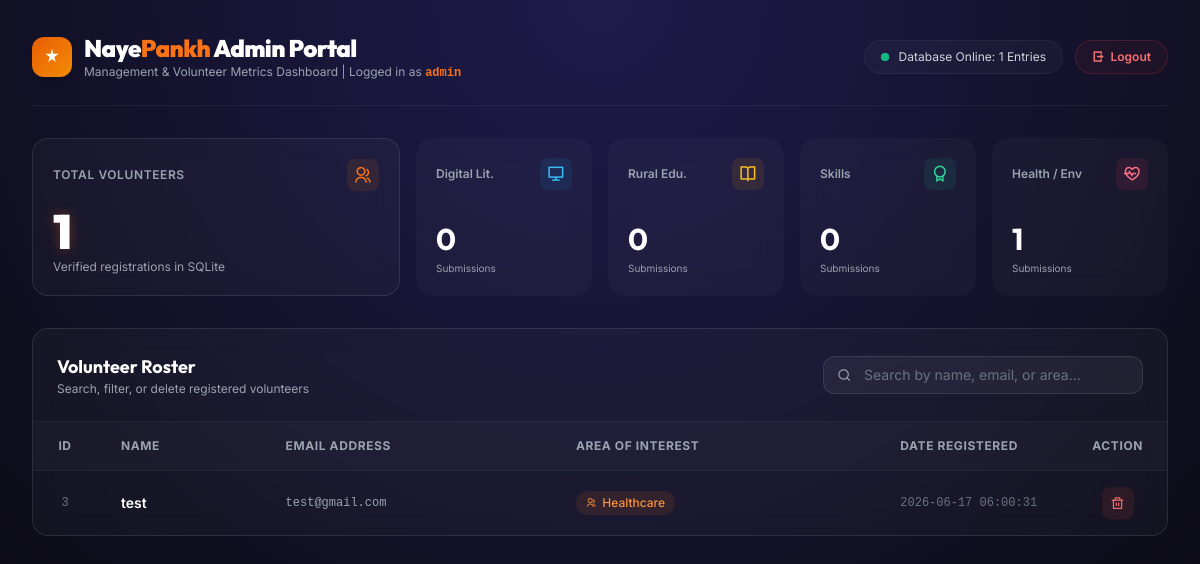
Before: /admin (signed in) with the older database file.
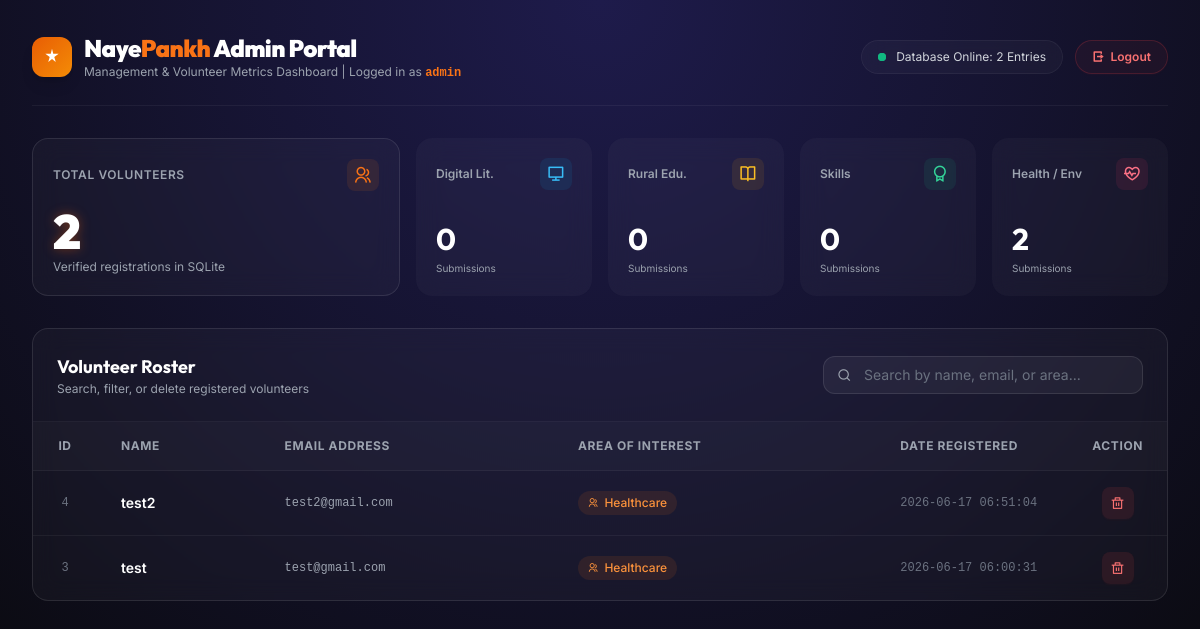
After: the same page with the newer database file.
### tables this page shows
CREATE TABLE volunteers (
            id INTEGER PRIMARY KEY AUTOINCREMENT,
            full_name TEXT NOT NULL,
            email TEXT NOT NULL,
            area_of_interest TEXT NOT NULL,
            created_at TIMESTAMP DEFAULT CURRENT_TIMESTAMP
        );

### app.py (the view)
@app.route('/admin')
def dashboard():
  if not session.get('logged_in'):
    return redirect('/login')
  try:
    conn = get_db_connection()
    cursor = conn.cursor()
    volunteers = cursor.execute('SELECT * FROM volunteers ORDER BY created_at DESC').fetchall()
    total_count = len(volunteers)
    stats_query = cursor.execute('SELECT area_of_interest, COUNT(*) as count FROM volunteers GROUP BY area_of_interest').fetchall()
    stats = {
      'Digital Literacy': 0,
      'Healthcare': 0,
      'Skill Development': 0,
      'Rural Education': 0,
      'Environment': 0
    }
    for row in stats_query:
      area = row['area_of_interest']
      if area in stats:
        stats[area] = row['count']
    conn.close()
    return render_template('Dashboard.html', volunteers=volunteers, total_count=total_count, stats=stats)
  except Exception as e:
    return f"Database Error: {str(e)}", 500

### app.py (called while the page is built)
def get_db_connection():
  conn = sqlite3.connect(DATABASE)
  conn.row_factory = sqlite3.Row
  return conn

@app.before_request
def before_request():
  if request.method == 'OPTIONS':
    return jsonify({'status': 'OK'}), 200

@app.after_request
def after_request(response):
  response.headers.add('Access-Control-Allow-Origin', '*')
  response.headers.add('Access-Control-Allow-Headers', 'Content-Type,Authorization')
  response.headers.add('Access-Control-Allow-Methods', 'GET,PUT,POST,DELETE,OPTIONS')
  return response

### templates/Dashboard.html (shortened to what this page needs)
<!DOCTYPE html>
<html lang="en">
<head>
  <link href="https://cdn.jsdelivr.net/npm/remixicon@4.2.0/fonts/remixicon.css" rel="stylesheet">
  <script src="https://cdn.tailwindcss.com"></script>
</head>
<body class="min-h-screen text-gray-200 antialiased py-8 px-4 sm:px-6 lg:px-8">
  <div class="max-w-7xl mx-auto space-y-8">
    <header class="flex flex-col sm:flex-row items-center justify-between gap-4 pb-6 border-b border-white/5">
      <div class="flex items-center gap-3">
        <div class="w-10 h-10 rounded-xl flex items-center justify-center shadow-lg"
             style="background: linear-gradient(135deg, #E85D04, #F48C06)">
          <svg width="20" height="20" viewBox="0 0 24 24" fill="white">
            <path d="M12 2L13.5 8H20L14.75 12L16.5 18L12 14.5L7.5 18L9.25 12L4 8H10.5L12 2Z" />
          </svg>
        </div>
        <div>
          <h1 class="font-outfit text-2xl font-black tracking-tight text-white">
            Naye<span class="text-orange-500">Pankh</span> Admin Portal
          </h1>
          <p class="text-xs text-gray-400">
            Management &amp; Volunteer Metrics Dashboard | Logged in as <span class="text-orange-500 font-semibold font-mono">{{ session.get('username', 'Admin') }}</span>
          </p>
        </div>
      </div>
      <div class="flex items-center gap-3">
        <div class="flex items-center gap-2.5 px-4 py-2 rounded-full glass-card border border-white/5 text-xs text-gray-300">
          <span class="relative flex h-2 w-2">
            <span class="relative inline-flex rounded-full h-2 w-2 bg-emerald-500"></span>
          </span>
          Database Online: {{ total_count }} Entries
        </div>
        <a href="/logout"
           class="flex items-center gap-1.5 px-4 py-2 rounded-full border border-red-500/20 hover:border-red-500 bg-red-500/5 hover:bg-red-500 text-xs text-red-400 hover:text-white transition-all font-semibold cursor-pointer shadow-sm shadow-red-500/5"
           title="Sign out of admin portal">
          <i class="ri-logout-box-r-line"></i>
          Logout
        </a>
      </div>
    </header>
    <section class="grid grid-cols-2 md:grid-cols-3 lg:grid-cols-6 gap-4">
      <div class="col-span-2 glass-card rounded-2xl p-5 border border-white/10 flex flex-col justify-between">
        <div class="flex items-center justify-between">
          <span class="text-xs font-semibold uppercase tracking-wider text-gray-400">Total Volunteers</span>
          <div class="w-8 h-8 rounded-lg bg-orange-500/10 flex items-center justify-center text-orange-500">
            <i class="ri-group-line text-lg"></i>
          </div>
        </div>
        <div class="mt-4">
          <p class="font-outfit text-4xl sm:text-5xl font-black text-white glow-orange tracking-tight" id="totalCountEl">
            {{ total_count }}
          </p>
          <p class="text-xs text-gray-400 mt-1">Verified registrations in SQLite</p>
        </div>
      </div>
      <div class="glass-card rounded-2xl p-5 flex flex-col justify-between">
        <div class="flex items-center justify-between">
          <span class="text-xs font-semibold text-gray-400">Digital Lit.</span>
          <div class="w-8 h-8 rounded-lg bg-sky-500/10 flex items-center justify-center text-sky-400">
            <i class="ri-computer-line text-lg"></i>
          </div>
        </div>
        <div class="mt-4">
          <p class="font-outfit text-3xl font-bold text-white" id="stat-digital">
            {{ stats['Digital Literacy'] }}
          </p>
          <p class="text-[10px] text-gray-400 mt-1">Submissions</p>
        </div>
      </div>
      <div class="glass-card rounded-2xl p-5 flex flex-col justify-between">
        <div class="flex items-center justify-between">
          <span class="text-xs font-semibold text-gray-400">Rural Edu.</span>
          <div class="w-8 h-8 rounded-lg bg-amber-500/10 flex items-center justify-center text-amber-400">
            <i class="ri-book-open-line text-lg"></i>
          </div>
        </div>
        <div class="mt-4">
          <p class="font-outfit text-3xl font-bold text-white" id="stat-education">
            {{ stats['Rural Education'] }}
          </p>
          <p class="text-[10px] text-gray-400 mt-1">Submissions</p>
        </div>
      </div>
      <div class="glass-card rounded-2xl p-5 flex flex-col justify-between">
        <div class="flex items-center justify-between">
          <span class="text-xs font-semibold text-gray-400">Skills</span>
          <div class="w-8 h-8 rounded-lg bg-emerald-500/10 flex items-center justify-center text-emerald-400">
            <i class="ri-award-line text-lg"></i>
          </div>
        </div>
        <div class="mt-4">
          <p class="font-outfit text-3xl font-bold text-white" id="stat-skills">
            {{ stats['Skill Development'] }}
          </p>
          <p class="text-[10px] text-gray-400 mt-1">Submissions</p>
        </div>
      </div>
      <div class="glass-card rounded-2xl p-5 flex flex-col justify-between">
        <div class="flex items-center justify-between">
          <span class="text-xs font-semibold text-gray-400">Health / Env</span>
          <div class="w-8 h-8 rounded-lg bg-rose-500/10 flex items-center justify-center text-rose-400">
            <i class="ri-heart-pulse-line text-lg"></i>
          </div>
        </div>
        <div class="mt-4">
          <p class="font-outfit text-3xl font-bold text-white" id="stat-health-env">
            {{ stats['Healthcare'] + stats['Environment'] }}
          </p>
          <p class="text-[10px] text-gray-400 mt-1">Submissions</p>
        </div>
      </div>
    </section>
    <section class="glass-card rounded-2xl border border-white/10 overflow-hidden">
      <div class="flex flex-col sm:flex-row items-center justify-between gap-4 p-6 border-b border-white/5">
        <div>
          <h2 class="text-lg font-bold text-white font-outfit">Volunteer Roster</h2>
          <p class="text-xs text-gray-400">Search, filter, or delete registered volunteers</p>
        </div>
        <div class="relative w-full sm:w-80">
          <i class="ri-search-line absolute left-3.5 top-1/2 -translate-y-1/2 text-gray-400 text-sm"></i>
          <input
            id="searchInput"
            type="text"
            placeholder="Search by name, email, or area..."
            class="w-full pl-10 pr-4 py-2 rounded-xl bg-white/5 border border-white/10 text-sm text-gray-200 outline-none placeholder-gray-500 focus:border-orange-500 focus:ring-1 focus:ring-orange-500 transition-all"
          />
        </div>
      </div>
      <div class="overflow-x-auto w-full">
        <table class="w-full text-left border-collapse min-w-[700px]" id="volunteersTable">
          <thead>
            <tr class="bg-white/[0.02] text-xs font-semibold text-gray-400 border-b border-white/5 uppercase tracking-wider">
              <th class="py-4 px-6 text-center w-16">ID</th>
              <th class="py-4 px-6">Name</th>
              <th class="py-4 px-6">Email Address</th>
              <th class="py-4 px-6">Area of Interest</th>
              <th class="py-4 px-6 w-48">Date Registered</th>
              <th class="py-4 px-6 text-center w-24">Action</th>
            </tr>
          </thead>
          <tbody class="divide-y divide-white/5 text-sm text-gray-300">
            {% if volunteers %}
              {% for v in volunteers %}
                <tr class="row-transition hover:bg-white/[0.02] group" id="row-{{ v.id }}">
                  <td class="py-4 px-6 text-center text-gray-500 font-mono text-xs">{{ v.id }}</td>
                  <td class="py-4 px-6 font-semibold text-white">{{ v.full_name }}</td>
                  <td class="py-4 px-6 text-gray-400 font-mono text-xs">{{ v.email }}</td>
                  <td class="py-4 px-6">
                    {% if v.area_of_interest == 'Digital Literacy' %}
                      <span class="inline-flex items-center gap-1.5 px-2.5 py-1 rounded-full text-xs font-medium bg-sky-500/10 text-sky-400">
                        <i class="ri-computer-line text-[10px]"></i> {{ v.area_of_interest }}
                      </span>
                    {% elif v.area_of_interest == 'Rural Education' %}
                      <span class="inline-flex items-center gap-1.5 px-2.5 py-1 rounded-full text-xs font-medium bg-amber-500/10 text-amber-400">
                        <i class="ri-book-open-line text-[10px]"></i> {{ v.area_of_interest }}
                      </span>
                    {% elif v.area_of_interest == 'Skill Development' %}
                      <span class="inline-flex items-center gap-1.5 px-2.5 py-1 rounded-full text-xs font-medium bg-emerald-500/10 text-emerald-400">
                        <i class="ri-award-line text-[10px]"></i> {{ v.area_of_interest }}
                      </span>
                    {% else %}
                      <span class="inline-flex items-center gap-1.5 px-2.5 py-1 rounded-full text-xs font-medium bg-orange-500/10 text-orange-400">
                        <i class="ri-group-line text-[10px]"></i> {{ v.area_of_interest }}
                      </span>
                    {% endif %}
                  </td>
                  <td class="py-4 px-6 text-gray-500 font-mono text-xs">{{ v.created_at }}</td>
                  <td class="py-4 px-6 text-center">
                    <button
                      onclick="deleteVolunteer(this, {{ v.id }}, '{{ v.area_of_interest }}')"
                      class="w-8 h-8 rounded-lg bg-red-500/10 hover:bg-red-500 text-red-400 hover:text-white flex items-center justify-center mx-auto transition-all cursor-pointer shadow-sm shadow-red-500/5 hover:scale-105"
                      title="Delete registration record"
                    >
                      <i class="ri-delete-bin-line text-sm"></i>
                    </button>
                  </td>
                </tr>
              {% endfor %}
            {% endif %}
          </tbody>
        </table>
      </div>
    </section>
  </div>
</body>
</html>

### templates/Dashboard.html (style rules this page uses)
body { background: radial-gradient(circle at 50% 0%, #1e1b4b 0%, #09090b 100%); font-family: 'Inter', sans-serif; }
.glass-card { background: rgba(255, 255, 255, 0.03); backdrop-filter: blur(12px); border: 1px border; border-color: rgba(255, 255, 255, 0.08); }
.glow-orange { text-shadow: 0 0 12px rgba(232, 93, 4, 0.4); }
.row-transition { transition: all 0.3s cubic-bezier(0.4, 0, 0.2, 1); }

Changed rows visible on the page:
added volunteers: id "4", full_name "test2", email "test2@gmail.com", area_of_interest "Healthcare", created_at "2026-06-17 06:51:04"
Other visible differences:
{{ total_count }}: "1" → "2"
{{ stats['Healthcare'] + stats['Environment'] }}: "1" → "2"
